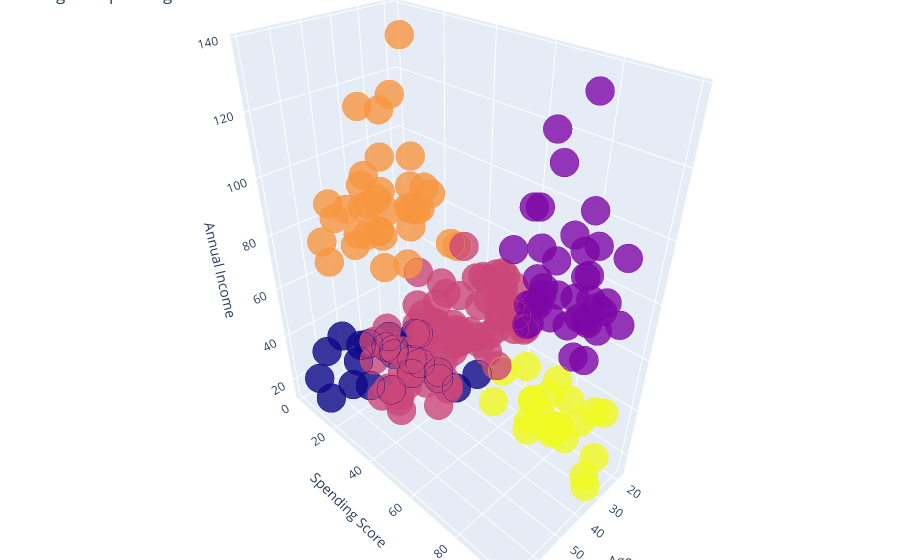

Notebook code cell kept with this figure:
### Code cell
import plotly.offline as py
from plotly.offline import init_notebook_mode, iplot
import plotly.graph_objs as go
from sklearn.cluster import KMeans
import pandas as pd

# Initialize Plotly in notebook mode
init_notebook_mode(connected=True)

# Assuming df is your DataFrame with the necessary columns
# Replace this with your actual DataFrame loading code if needed
# For example: df = pd.read_csv('your_data.csv')

# Example DataFrame structure for clarity
# df = pd.DataFrame({
#     'Age': [19, 21, 20, 23, 31],
#     'Spending Score (1-100)': [39, 81, 6, 77, 40],
#     'Annual Income (k$)': [15, 16, 17, 18, 19]
# })

# Perform KMeans clustering
X = df[['Age', 'Spending Score (1-100)', 'Annual Income (k$)']].values
km = KMeans(n_clusters=5, init='k-means++', max_iter=300, n_init=10, random_state=0)
km.fit(X)
labels = km.labels_

# Add the cluster labels to the DataFrame
df['Cluster'] = labels

# Create the 3D scatter plot
trace1 = go.Scatter3d(
    x=df['Age'],
    y=df['Spending Score (1-100)'],
    z=df['Annual Income (k$)'],
    mode='markers',
    marker=dict(
        color=df['Cluster'],
        size=10,
        line=dict(
            color=df['Cluster'],
            width=12
        ),
        opacity=0.8
    )
)

# Prepare the data for the plot
plot_data = [trace1]

# Define the layout
layout = go.Layout(
    title='Age vs Spending Score vs Annual Income',
    margin=dict(
        l=0,
        r=0,
        b=0,
        t=0
    ),
    scene=dict(
        xaxis=dict(title='Age'),
        yaxis=dict(title='Spending Score'),
        zaxis=dict(title='Annual Income')
    )
)

# Create the figure
fig = go.Figure(data=plot_data, layout=layout)

# Plot the figure
py.iplot(fig)

### Figure 1 — Plotly figure (JSON) as saved in the notebook; plotly's stock layout.template omitted (floating-point values rounded to 4 significant figures; data arrays with more than 128 entries replaced by an {"elided": "..."} marker saying what was removed)
{"data": [{"marker": {"color": {"elided": "200 int values"}, "line": {"color": {"elided": "200 int values"}, "width": 12}, "opacity": 0.8, "size": 10}, "mode": "markers", "type": "scatter3d", "x": {"elided": "200 int values"}, "y": {"elided": "200 int values"}, "z": {"elided": "200 int values"}}], "layout": {"margin": {"b": 0, "l": 0, "r": 0, "t": 0}, "scene": {"xaxis": {"title": {"text": "Age"}}, "yaxis": {"title": {"text": "Spending Score"}}, "zaxis": {"title": {"text": "Annual Income"}}}, "title": {"text": "Age vs Spending Score vs Annual Income"}}}
